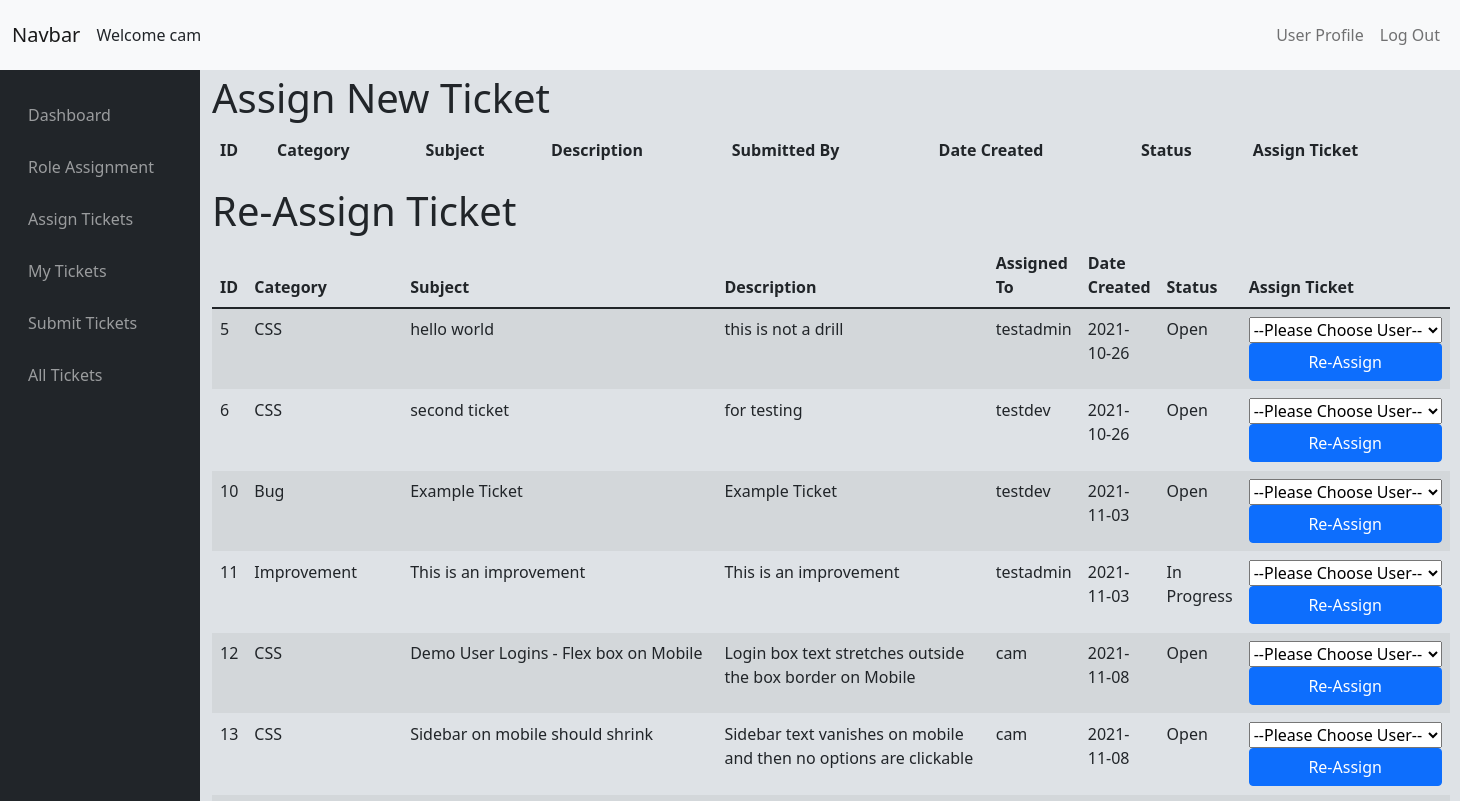
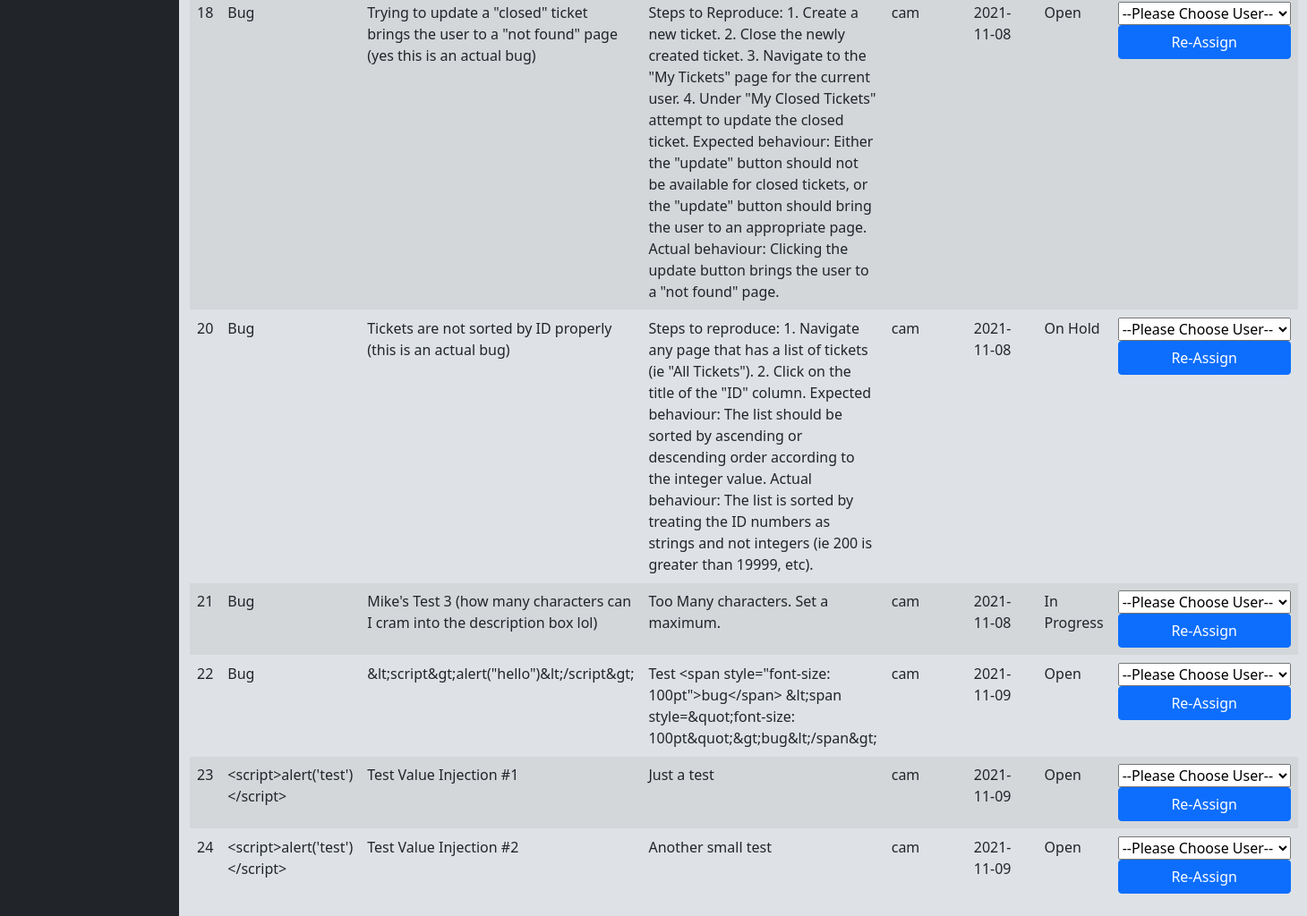
The page /issue/assigntickets (signed in) on the database its author committed (2 pictures, top to bottom).
### tables this page shows
CREATE TABLE "Issues" (
	"issue_id"	INTEGER UNIQUE,
	"issue_category"	TEXT,
	"issue_subject"	TEXT,
	"issue_description"	BLOB,
	"submitter_id"	TEXT,
	"user_assigned_to"	TEXT,
	"date_created"	DATE,
	"issue_status"	TEXT,
	"date_closed"	DATE,
	PRIMARY KEY("issue_id" AUTOINCREMENT)
);

### issueTrackerViews.py (the view, shortened to what this page needs)
@issueTrack.route('/assigntickets', methods=['GET', 'POST'])
@login_required
def assigntickets():
    if not check_permission('CanAssignTickets'):
        return redirect(url_for(".dashboard"))
    else:
        if check_permission('FullAccess'):
            oldtickets = return_query("SELECT * FROM Issues WHERE NOT (issue_status = ? OR issue_status = ?)", ("Closed","unassigned"))
        newtickets = return_query("SELECT * FROM Issues WHERE issue_status = ?", ("unassigned",))
        users = return_query("SELECT Username, Access FROM Users")
        return render_template("assigntickets.html", oldtickets=oldtickets, newtickets=newtickets, users=users)

### SQLhelpers.py (called while the page is built)
def SQL_connect():
    connection = sqlite3.connect(db)
    connection.row_factory = dict_factory
    return connection

def dict_factory(cursor, row):
    d = {}
    for idx, col in enumerate(cursor.description):
        d[col[0]] = row[idx]
    return d

def return_query(query, options=[]):
    connection = SQL_connect()
    cursor = connection.cursor()
    try:
        if len(options) == 0:
            result = cursor.execute(query)
        else:
            result = cursor.execute(query, options)
        result = result.fetchall()
        return result
    except Exception as err:
        print(f"Error: '{err}'")
    cursor.close()
    connection.close()

def check_permission(permission):
    value = return_query("SELECT * FROM Access WHERE Type = (SELECT Access FROM Users WHERE Username = ?)", (session['user_id'],))
    try:
        result = value[0][permission] == 1
        return result
    except KeyError:
        print(permission + "does not exist")
    return False

### app.py (called while the page is built)
@app.after_request
def after_request(response):
    response.headers["Cache-Control"] = "no-cache, no-store, must-revalidate"
    response.headers["Expires"] = 0
    response.headers["Pragma"] = "no-cache"
    return response

### helpers.py (called while the page is built)
def login_required(f):
    @wraps(f)
    def decorated_function(*args, **kwargs):
        if session.get("user_id") is None:
            return redirect(url_for(".login"))
        return f(*args, **kwargs)
    return decorated_function

### templates/assigntickets.html (shortened to what this page needs)
{% extends "layout.html" %}
{% block main %}
<div class="mt-sm-1">
    <div class='justify-content-center align-items-center'>
        <p class='h1'>Assign New Ticket</p>
    </div>
    <table class="table table-striped table-hover" id='table1'>
        <thead>
            <tr>
                <th onclick="sortTable(0)">ID</th>
                <th onclick='sortTable(1)'>Category</th>
                <th onclick='sortTable(2)'>Subject</th>
                <th onclick='sortTable(3)'>Description</th>
                <th onclick='sortTable(4)'>Submitted By</th>
                <th onclick='sortTable(5)'>Date Created</th>
                <th onclick='sortTable(6)'>Status</th>
                <th>Assign Ticket</th>
            </tr>
        </thead>
    </table>
</div>
<div class='justify-content-center align-items-center'>
        <p class='h1'>Re-Assign Ticket</p>
    </div>
    <table class="table table-striped table-hover" id='table2'>
        <thead>
            <tr>
                <th onclick="sortTable(0)">ID</th>
                <th onclick='sortTable(1)'>Category</th>
                <th onclick='sortTable(2)'>Subject</th>
                <th onclick='sortTable(3)'>Description</th>
                <th onclick='sortTable(4)'>Assigned To</th>
                <th onclick='sortTable(5)'>Date Created</th>
                <th onclick='sortTable(6)'>Status</th>
                <th>Assign Ticket</th>
            </tr>
        </thead>
        <tbody>
            {% for j in oldtickets %}
            <tr id="newticket_{{j.id}}">
                <td>{{ j.issue_id }}</td>
                <td>{{ j.issue_category }}</td>
                <td>{{ j.issue_subject }}</td>
                <td>{{ j.issue_description }}</td>
                <td>{{ j.user_assigned_to }}</td>
                <td>{{ j.date_created }}</td>
                <td>{{ j.issue_status }}</td>
                <td>
                    <form class="form-inline" action="{{ url_for('.assigntickets') }}" method="post">
                        <select name="people" id="select{{ j.issue_id }}">
                            <option value="">--Please Choose User--</option>
                        </select>
                        <button type='submit' class='btn btn-primary'>Re-Assign</button>
                    </form>
                </td>
            </tr>
            {% endfor %}
        </tbody>
    </table>
</div>
{% endblock %}

### static/styles.css (style rules this page uses)
:root { --topNavHeight: 70px }
.form-inline { display: flex; flex-flow: row wrap; align-items: center; flex-direction: column; align-items: stretch; }

### rows shown on the page
Issues: issue_id "5", issue_category "CSS", issue_subject "hello world", issue_description "this is not a drill", user_assigned_to "testadmin", date_created "2021-10-26", issue_status "Open"
Issues: issue_id "6", issue_category "CSS", issue_subject "second ticket", issue_description "for testing", user_assigned_to "testdev", date_created "2021-10-26", issue_status "Open"
Issues: issue_id "10", issue_category "Bug", issue_subject "Example Ticket", issue_description "Example Ticket", user_assigned_to "testdev", date_created "2021-11-03", issue_status "Open"
Issues: issue_id "11", issue_category "Improvement", issue_subject "This is an improvement", issue_description "This is an improvement", user_assigned_to "testadmin", date_created "2021-11-03", issue_status "In Progress"
Issues: issue_id "12", issue_category "CSS", issue_subject "Demo User Logins - Flex box on Mobile", issue_description "Login box text stretches outside the box border on Mobile", user_assigned_to "cam", date_created "2021-11-08", issue_status "Open"
Issues: issue_id "13", issue_category "CSS", issue_subject "Sidebar on mobile should shrink", issue_description "Sidebar text vanishes on mobile and then no options are clickable", user_assigned_to "cam", date_created "2021-11-08", issue_status "Open"
Issues: issue_id "18", issue_category "Bug", issue_subject "Trying to update a \"closed\" ticket brings the user to a \"not found\" page (yes this is an actual bug)", issue_description "Steps to Reproduce: 1. Create a new ticket. 2. Close the newly created ticket. 3. Navigate to the \"My Tickets\" page for the current user. 4. Under \"My Closed Tickets\" attempt to update the closed ticket. Expected behaviour: Either the \"update\" button should not be available for closed tickets, or the \"update\" button should bring the user to an appropriate page. Actual behaviour: Clicking the update button brings the user to a \"not found\" page.", user_assigned_to "cam", date_created "2021-11-08", issue_status "Open"
Issues: issue_id "20", issue_category "Bug", issue_subject "Tickets are not sorted by ID properly (this is an actual bug)", issue_description "Steps to reproduce: 1. Navigate any page that has a list of tickets (ie \"All Tickets\"). 2. Click on the title of the \"ID\" column. Expected behaviour: The list should be sorted by ascending or descending order according to the integer value. Actual behaviour: The list is sorted by treating the ID numbers as strings and not integers (ie 200 is greater than 19999, etc).", user_assigned_to "cam", date_created "2021-11-08", issue_status "On Hold"
Issues: issue_id "21", issue_category "Bug", issue_subject "Mike's Test 3 (how many characters can I cram into the description box lol)", issue_description "Too Many characters. Set a maximum.", user_assigned_to "cam", date_created "2021-11-08", issue_status "In Progress"
Issues: issue_id "22", issue_category "Bug", issue_subject "&lt;script&gt;alert(\"hello\")&lt;/script&gt;", issue_description "Test <span style=\"font-size: 100pt\">bug</span> &lt;span style=&quot;font-size: 100pt&quot;&gt;bug&lt;/span&gt;", user_assigned_to "cam", date_created "2021-11-09", issue_status "Open"
Issues: issue_id "23", issue_category "<script>alert('test')</script>", issue_subject "Test Value Injection #1", issue_description "Just a test", user_assigned_to "cam", date_created "2021-11-09", issue_status "Open"
Issues: issue_id "24", issue_category "<script>alert('test')</script>", issue_subject "Test Value Injection #2", issue_description "Another small test", user_assigned_to "cam", date_created "2021-11-09", issue_status "Open"

### other values the page prints
{{ session.user_id }} "cam"
